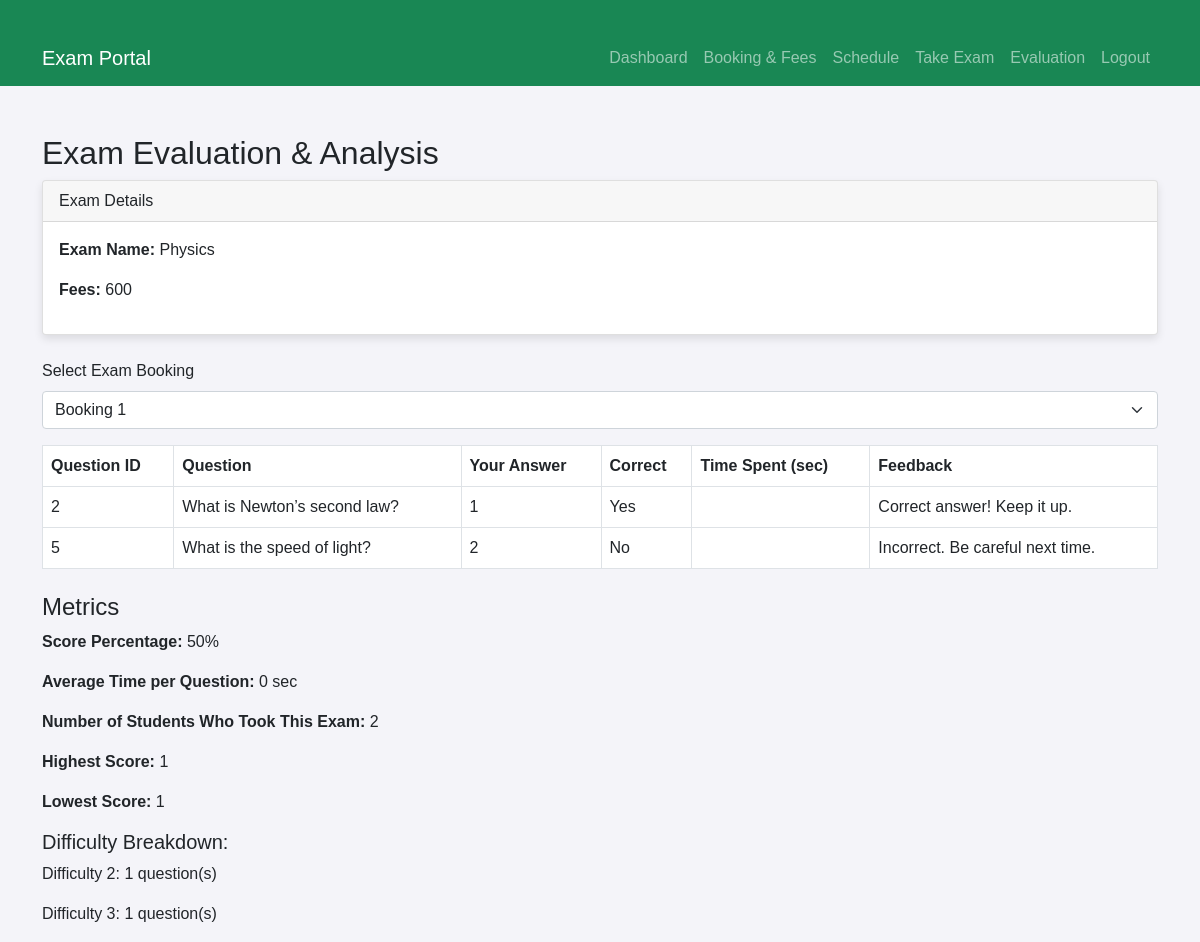
Screenshot of /pages/evaluation.php?bookingID=5 (signed in) with the database file from the repository.
### tables this page shows
CREATE TABLE
    exam (
        Exam_ID BIGINT PRIMARY key auto_increment NOT NULL,
        name VARCHAR(25) NOT NULL,
        fees INT (10) NOT NULL DEFAULT 0
    );

CREATE TABLE
    exam_results (
        result_ID BIGINT PRIMARY KEY AUTO_INCREMENT,
        booking_ID INT NOT NULL,
        QID INT NOT NULL,
        selected_option INT DEFAULT NULL,
        is_correct BOOLEAN DEFAULT NULL,
        start_time DATETIME NOT NULL DEFAULT CURRENT_TIMESTAMP,
        end_time DATETIME DEFAULT NULL,
        FOREIGN KEY (booking_ID) REFERENCES takes_exam (booking_ID) ON DELETE CASCADE,
        FOREIGN KEY (QID) REFERENCES questions (QID) ON DELETE CASCADE
    );

CREATE TABLE
    questions (
        QID INT NOT NULL PRIMARY key AUTO_INCREMENT,
        question text NOT NULL,
        difficulty INT NOT NULL,
        option1 text NOT NULL,
        option2 text NOT NULL,
        option3 text NOT NULL,
        option4 text NOT NULL,
        correct_option INT NOT NULL
    );

### pages/evaluation.php (the view, shortened to what this page needs)
<?php
require_once '../include/dbh.inc.php';
$roll = $_SESSION['roll'];
$stmt = $pdo->prepare("SELECT booking_ID, Exam_ID FROM takes_exam WHERE Roll_number = ? AND end_time IS NOT NULL ORDER BY booking_ID DESC");
$stmt->execute([$roll]);
$bookings = $stmt->fetchAll(PDO::FETCH_ASSOC);
$selectedBookingID = isset($_GET['bookingID']) ? $_GET['bookingID'] : $bookings[0]['booking_ID'];
$stmt = $pdo->prepare("SELECT Exam_ID FROM takes_exam WHERE booking_ID = ?");
$stmt->execute([$selectedBookingID]);
$examData = $stmt->fetch(PDO::FETCH_ASSOC);
$examID = $examData['Exam_ID'];
$stmt = $pdo->prepare("SELECT * FROM exam WHERE Exam_ID = ?");
$stmt->execute([$examID]);
$examDetails = $stmt->fetch(PDO::FETCH_ASSOC);
$stmt = $pdo->prepare("
    SELECT er.QID, q.question, er.selected_option, er.is_correct,
           TIMESTAMPDIFF(SECOND, er.start_time, er.end_time) AS time_spent,
           IFNULL(f.feedback_text, '') AS feedback_text, q.difficulty
    FROM exam_results er
    JOIN questions q ON er.QID = q.QID
    LEFT JOIN feedback f ON er.booking_ID = f.booking_ID AND er.QID = f.QID
    WHERE er.booking_ID = ?
");
$stmt->execute([$selectedBookingID]);
$results = $stmt->fetchAll(PDO::FETCH_ASSOC);
$totalQuestions = count($results);
$correctCount = 0;
$totalTime = 0;
$difficultyCounts = [];
foreach ($results as $row) {
    if ($row['is_correct']) {
        $correctCount++;
    }
    $totalTime += $row['time_spent'];
    $diff = $row['difficulty'];
    if (!isset($difficultyCounts[$diff])) {
        $difficultyCounts[$diff] = 0;
    }
    $difficultyCounts[$diff]++;
}
$scorePercentage = $totalQuestions > 0 ? round(($correctCount / $totalQuestions) * 100, 2) : 0;
$avgTimePerQuestion = $totalQuestions > 0 ? round($totalTime / $totalQuestions, 2) : 0;
$stmt = $pdo->prepare("SELECT COUNT(DISTINCT Roll_number) FROM takes_exam WHERE Exam_ID = ? AND end_time IS NOT NULL");
$stmt->execute([$examID]);
$studentCount = $stmt->fetchColumn();
$stmt = $pdo->prepare("SELECT MAX(correct_count) as highest, MIN(correct_count) as lowest FROM (
   SELECT booking_ID, SUM(is_correct) as correct_count FROM exam_results
   WHERE QID IN (SELECT QID FROM in_exam WHERE Exam_ID = ?)
   GROUP BY booking_ID
) sub");
$stmt->execute([$examID]);
$scoreData = $stmt->fetch(PDO::FETCH_ASSOC);
$analysisResult = [
    'avg_score' => round($scorePercentage, 2),
    'avg_time' => $avgTimePerQuestion,
    'studentCount' => $studentCount,
    'highest_score' => $scoreData['highest'] ?? 0,
    'lowest_score' => $scoreData['lowest'] ?? 0
];
?>
<!DOCTYPE html>
<html lang="en">
<head>
    <link href="https://cdn.jsdelivr.net/npm/bootstrap@5.0.2/dist/css/bootstrap.min.css" rel="stylesheet">
    <link rel="stylesheet" href="../css/style.css">
</head>
<body>
    <?php include 'navbar.php'; ?>
    <div class="container mt-5">
        <h2>Exam Evaluation & Analysis</h2>
        <div class="card mb-4">
            <div class="card-header">
                Exam Details
            </div>
            <div class="card-body">
                <p><strong>Exam Name:</strong> <?php echo htmlspecialchars($examDetails['name']); ?></p>
                <p><strong>Fees:</strong> <?php echo htmlspecialchars($examDetails['fees']); ?></p>
            </div>
        </div>
        <form method="get" action="evaluation.php">
            <div class="mb-3">
                <label for="bookingID" class="form-label">Select Exam Booking</label>
                <select name="bookingID" id="bookingID" class="form-select" onchange="this.form.submit()">
                    <?php foreach ($bookings as $b): ?>
                        <option value="<?php echo $b['booking_ID']; ?>" <?php if ($selectedBookingID == $b['booking_ID']) echo 'selected'; ?>>
                            Booking <?php echo $b['booking_ID']; ?>
                        </option>
                    <?php endforeach; ?>
                </select>
            </div>
        </form>
        <table class="table table-bordered">
            <thead>
                <tr>
                    <th>Question ID</th>
                    <th>Question</th>
                    <th>Your Answer</th>
                    <th>Correct</th>
                    <th>Time Spent (sec)</th>
                    <th>Feedback</th>
                </tr>
            </thead>
            <tbody>
                <?php foreach ($results as $row): ?>
                    <tr>
                        <td><?php echo htmlspecialchars($row['QID']); ?></td>
                        <td><?php echo htmlspecialchars($row['question']); ?></td>
                        <td><?php echo htmlspecialchars($row['selected_option']); ?></td>
                        <td><?php echo ($row['is_correct']) ? "Yes" : "No"; ?></td>
                        <td><?php echo htmlspecialchars($row['time_spent']); ?></td>
                        <td><?php echo htmlspecialchars($row['feedback_text']); ?></td>
                    </tr>
                <?php endforeach; ?>
            </tbody>
        </table>
        <div class="mt-4">
            <h4>Metrics</h4>
            <p><strong>Score Percentage:</strong> <?php echo $analysisResult['avg_score']; ?>%</p>
            <p><strong>Average Time per Question:</strong> <?php echo $analysisResult['avg_time']; ?> sec</p>
            <p><strong>Number of Students Who Took This Exam:</strong> <?php echo $analysisResult['studentCount']; ?></p>
            <p><strong>Highest Score:</strong> <?php echo $analysisResult['highest_score']; ?></p>
            <p><strong>Lowest Score:</strong> <?php echo $analysisResult['lowest_score']; ?></p>
            <h5>Difficulty Breakdown:</h5>
            <?php foreach ($difficultyCounts as $level => $count): ?>
                <p>Difficulty <?php echo $level; ?>: <?php echo $count; ?> question(s)</p>
            <?php endforeach; ?>
        </div>
    </div>
</body>
</html>

### css/style.css (style rules this page uses)
body { background-color: #f4f4f9; font-family: "Arial", sans-serif; }
.container { margin-top: 30px; }
.card { box-shadow: 0 4px 8px rgba(0, 0, 0, 0.1); }
.table { background-color: #fff; }

### rows the page displays
exam: name "Physics", fees "600"
exam_results: QID "2", QID.question "What is Newton’s second law?", selected_option "1", is_correct "Yes", feedback_text "Correct answer! Keep it up."
exam_results: QID "5", QID.question "What is the speed of light?", selected_option "2", is_correct "No", feedback_text "Incorrect. Be careful next time."

### other values shown
$analysisResult['avg_score'] "50"
$analysisResult['avg_time'] "0"
$analysisResult['studentCount'] "2"
$analysisResult['highest_score'] "1"
$analysisResult['lowest_score'] "1"
$level "2"
$count "1"
$level "3"
